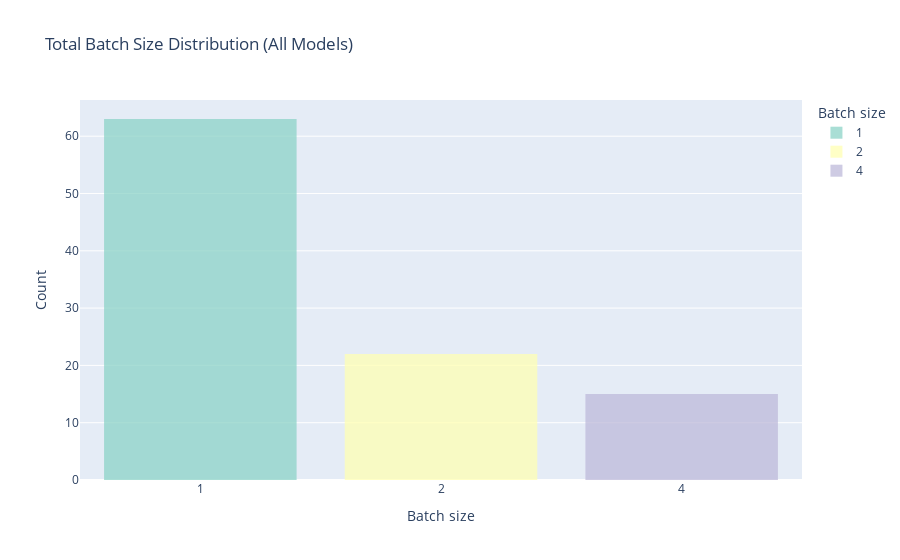

The cell this chart's notebook holds for it:
### Code cell
_ = plot_total_batch_size_histogram(grafana_path, file_name=filename)

### Figure 1 — Plotly figure (JSON) as saved in the notebook; plotly's stock layout.template omitted (floating-point values rounded to 4 significant figures)
{"data": [{"marker": {"color": "rgb(141,211,199)"}, "name": "1", "opacity": 0.75, "showlegend": true, "type": "histogram", "x": ["1", "1", "1", "1", "1", "1", "1", "1", "1", "1", "1", "1", "1", "1", "1", "1", "1", "1", "1", "1", "1", "1", "1", "1", "1", "1", "1", "1", "1", "1", "1", "1", "1", "1", "1", "1", "1", "1", "1", "1", "1", "1", "1", "1", "1", "1", "1", "1", "1", "1", "1", "1", "1", "1", "1", "1", "1", "1", "1", "1", "1", "1", "1"]}, {"marker": {"color": "rgb(255,255,179)"}, "name": "2", "opacity": 0.75, "showlegend": true, "type": "histogram", "x": ["2", "2", "2", "2", "2", "2", "2", "2", "2", "2", "2", "2", "2", "2", "2", "2", "2", "2", "2", "2", "2", "2"]}, {"marker": {"color": "rgb(190,186,218)"}, "name": "4", "opacity": 0.75, "showlegend": true, "type": "histogram", "x": ["4", "4", "4", "4", "4", "4", "4", "4", "4", "4", "4", "4", "4", "4", "4"]}], "layout": {"bargap": 0.2, "barmode": "overlay", "hoverlabel": {"font": {"color": "black"}}, "legend": {"title": {"text": "Batch size"}}, "title": {"text": "Total Batch Size Distribution (All Models)"}, "xaxis": {"categoryarray": ["1", "2", "4"], "categoryorder": "array", "title": {"text": "Batch size"}, "type": "category"}, "yaxis": {"title": {"text": "Count"}}}}
